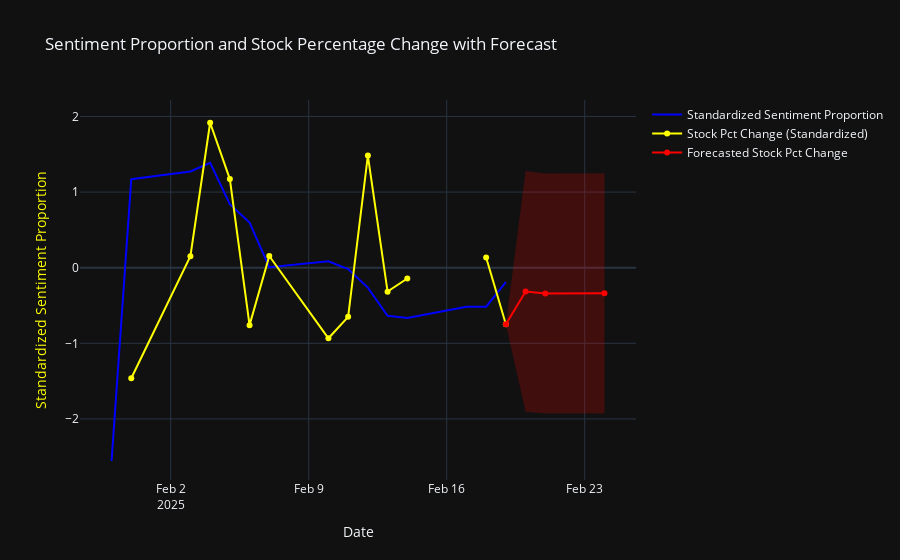

The notebook cell this image was saved under:
### Code cell
create_plot(combined_df, forecast_mean, forecast_ci, forecast_index)

### Figure 1 — Plotly figure (JSON) as saved in the notebook; plotly's stock layout.template omitted (floating-point values rounded to 4 significant figures)
{"data": [{"line": {"color": "blue"}, "mode": "lines", "name": "Standardized Sentiment Proportion", "type": "scatter", "x": ["2025-01-30T00:00:00", "2025-01-31T00:00:00", "2025-02-03T00:00:00", "2025-02-04T00:00:00", "2025-02-05T00:00:00", "2025-02-06T00:00:00", "2025-02-07T00:00:00", "2025-02-10T00:00:00", "2025-02-11T00:00:00", "2025-02-12T00:00:00", "2025-02-13T00:00:00", "2025-02-14T00:00:00", "2025-02-17T00:00:00", "2025-02-18T00:00:00", "2025-02-19T00:00:00"], "y": [-2.556, 1.171, 1.273, 1.386, 0.84, 0.5974, 0.006133, 0.08604, -0.0179, -0.2626, -0.6366, -0.664, -0.5156, -0.5156, -0.191]}, {"line": {"color": "yellow"}, "mode": "lines+markers", "name": "Stock Pct Change (Standardized)", "type": "scatter", "x": ["2025-01-30T00:00:00", "2025-01-31T00:00:00", "2025-02-03T00:00:00", "2025-02-04T00:00:00", "2025-02-05T00:00:00", "2025-02-06T00:00:00", "2025-02-07T00:00:00", "2025-02-10T00:00:00", "2025-02-11T00:00:00", "2025-02-12T00:00:00", "2025-02-13T00:00:00", "2025-02-14T00:00:00", "2025-02-17T00:00:00", "2025-02-18T00:00:00", "2025-02-19T00:00:00"], "y": [NaN, -1.462, 0.1525, 1.917, 1.172, -0.7596, 0.1543, -0.9335, -0.6493, 1.483, -0.3165, -0.1432, NaN, 0.1337, -0.7477]}, {"line": {"color": "red"}, "mode": "lines+markers", "name": "Forecasted Stock Pct Change", "type": "scatter", "x": ["2025-02-19T00:00:00", "2025-02-20T00:00:00", "2025-02-21T00:00:00", "2025-02-24T00:00:00"], "y": [-0.7477, -0.3138, -0.3403, -0.3387]}, {"fill": "toself", "fillcolor": "rgba(255,0,0,0.2)", "hoverinfo": "skip", "line": {"color": "rgba(255,255,255,0)"}, "showlegend": false, "type": "scatter", "x": ["2025-02-19T00:00:00", "2025-02-20T00:00:00", "2025-02-21T00:00:00", "2025-02-24T00:00:00", "2025-02-24T00:00:00", "2025-02-21T00:00:00", "2025-02-20T00:00:00", "2025-02-19T00:00:00"], "y": [-0.7477, -1.905, -1.928, -1.926, 1.249, 1.247, 1.278, -0.7477]}], "layout": {"title": {"text": "Sentiment Proportion and Stock Percentage Change with Forecast"}, "xaxis": {"title": {"text": "Date"}}, "yaxis": {"title": {"font": {"color": "yellow"}, "text": "Standardized Sentiment Proportion"}}, "yaxis2": {"overlaying": "y", "side": "right", "title": {"font": {"color": "yellow"}, "text": "Stock Pct Change"}}}}
